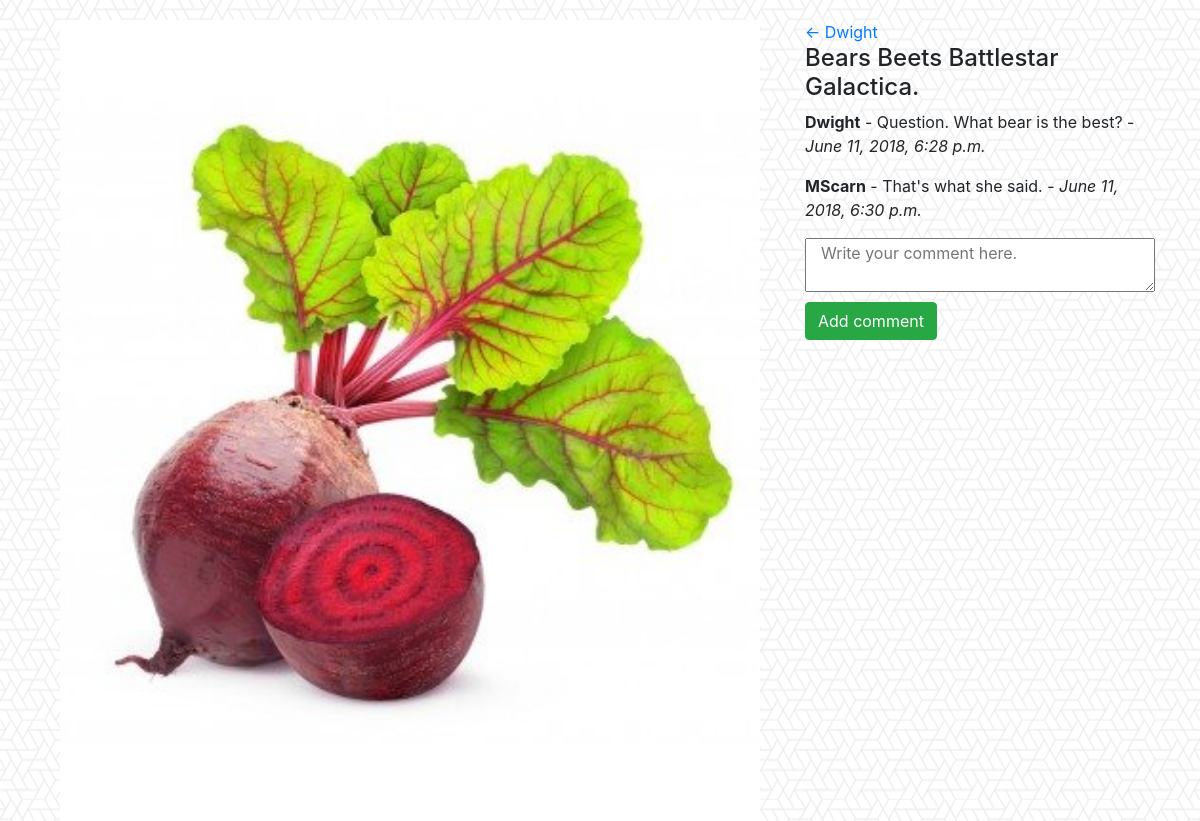
/Dwight/11/, run on the app's committed database.
### gallery/models.py (models this page shows, shortened)
class Photo(models.Model):
    owner = models.ForeignKey(User, on_delete=models.CASCADE)
    photo = models.FileField()
    description = models.CharField(max_length=10000)
    liked = models.BooleanField(default=False)

class User(models.Model):
    username = models.CharField(max_length=100)
    email = models.CharField(max_length=100)
    profile_photo = models.FileField()
    def __str__(self):
        return self.username

class Comment(models.Model):
    author = models.ForeignKey(User, on_delete=models.CASCADE)
    photo = models.ForeignKey(Photo, on_delete=models.CASCADE)
    content = models.CharField(max_length=10000)
    date = models.DateTimeField(default=datetime.now, blank=True)

### gallery/views.py (the view)
# urls.py: url(r'^(?P<user_username>[a-zA-Z0-9_.-]*)/(?P<photo_id>[0-9]+)/$', views.detail, name="detail"),
def detail(request, user_username, photo_id):
    user = get_object_or_404(User, username=user_username)
    photo = get_object_or_404(Photo, id=photo_id)
    return render(request, 'gallery/detail.html', {'user': user, 'photo': photo})

### templates/gallery/detail.html (shortened to what this page needs)
{% extends 'gallery/base.html' %}
{% block container%}
    <div class="row">
        <div class="col-md-8 text-center">
            <img src="{{ photo.photo.url }}" alt="No pic :(" class="col-md-12"/>
        </div>
        <div class="col-md-4">
            <a href="{% url 'gallery:grid' user.username %}"><- {{ user.username }}</a>
            <h4>{{ photo.description }}</h4>
            {% if photo.comment_set.count == 0 %}
                <p>No comments.</p>
            {% else %}
                {% for comment in photo.comment_set.all %}
                    <p><b>{{ comment.author }}</b> - {{ comment.content }} - <i>{{ comment.date }}</i></p>
                {% endfor %}
            {% endif %}
            <form action="{% url 'gallery:commented' user.username photo.id %}" method="post">
                <textarea name="comment" placeholder="Write your comment here." class="col-sm-12" required></textarea>
                <input type="submit" value="Add comment" class="btn btn-success" style="margin-top: 4px">
            </form>
        </div>
    </div>
{% endblock %}

### gallery/static/gallery/style.css (style rules this page uses)
body { background: white url("images/background.png"); }

### data on the page
Photo: photo (picture), description "Bears Beets Battlestar Galactica."
User: username "Dwight"
Comment: author "Dwight", content "Question. What bear is the best?", date "June 11, 2018, 6:28 p.m."
Comment: author "MScarn", content "That's what she said.", date "June 11, 2018, 6:30 p.m."
